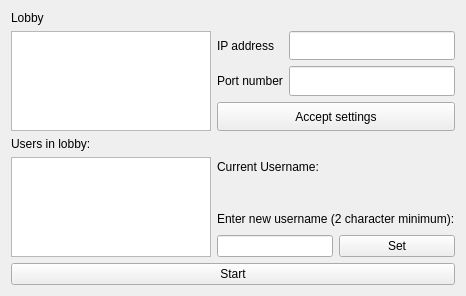
<?xml version="1.0" encoding="UTF-8"?>
<ui version="4.0">
 <class>form_lobby</class>
 <widget class="QWidget" name="form_lobby">
  <property name="enabled">
   <bool>true</bool>
  </property>
  <property name="geometry">
   <rect>
    <x>0</x>
    <y>0</y>
    <width>438</width>
    <height>295</height>
   </rect>
  </property>
  <property name="sizePolicy">
   <sizepolicy hsizetype="Preferred" vsizetype="Preferred">
    <horstretch>0</horstretch>
    <verstretch>0</verstretch>
   </sizepolicy>
  </property>
  <property name="windowTitle">
   <string>Form</string>
  </property>
  <layout class="QVBoxLayout" name="verticalLayout">
   <item>
    <widget class="QLabel" name="l_lobby">
     <property name="maximumSize">
      <size>
       <width>16777215</width>
       <height>50</height>
      </size>
     </property>
     <property name="text">
      <string>Lobby</string>
     </property>
    </widget>
   </item>
   <item>
    <layout class="QHBoxLayout" name="hl_info">
     <item>
      <widget class="QTextBrowser" name="tb_info">
       <property name="enabled">
        <bool>true</bool>
       </property>
       <property name="sizePolicy">
        <sizepolicy hsizetype="Fixed" vsizetype="Fixed">
         <horstretch>0</horstretch>
         <verstretch>0</verstretch>
        </sizepolicy>
       </property>
       <property name="maximumSize">
        <size>
         <width>200</width>
         <height>100</height>
        </size>
       </property>
      </widget>
     </item>
     <item>
      <layout class="QFormLayout" name="fl_networkinfo">
       <property name="fieldGrowthPolicy">
        <enum>QFormLayout::ExpandingFieldsGrow</enum>
       </property>
       <property name="rowWrapPolicy">
        <enum>QFormLayout::WrapLongRows</enum>
       </property>
       <property name="labelAlignment">
        <set>Qt::AlignLeading|Qt::AlignLeft|Qt::AlignVCenter</set>
       </property>
       <property name="formAlignment">
        <set>Qt::AlignLeading|Qt::AlignLeft|Qt::AlignVCenter</set>
       </property>
       <item row="0" column="0">
        <widget class="QLabel" name="l_IPAdress">
         <property name="sizePolicy">
          <sizepolicy hsizetype="Expanding" vsizetype="Expanding">
           <horstretch>0</horstretch>
           <verstretch>0</verstretch>
          </sizepolicy>
         </property>
         <property name="minimumSize">
          <size>
           <width>50</width>
           <height>20</height>
          </size>
         </property>
         <property name="text">
          <string>IP address</string>
         </property>
        </widget>
       </item>
       <item row="0" column="1">
        <widget class="QLineEdit" name="le_IPAddress">
         <property name="sizePolicy">
          <sizepolicy hsizetype="Expanding" vsizetype="Expanding">
           <horstretch>0</horstretch>
           <verstretch>0</verstretch>
          </sizepolicy>
         </property>
         <property name="minimumSize">
          <size>
           <width>50</width>
           <height>20</height>
          </size>
         </property>
        </widget>
       </item>
       <item row="1" column="0">
        <widget class="QLabel" name="l_portNumber">
         <property name="sizePolicy">
          <sizepolicy hsizetype="Expanding" vsizetype="Expanding">
           <horstretch>0</horstretch>
           <verstretch>0</verstretch>
          </sizepolicy>
         </property>
         <property name="minimumSize">
          <size>
           <width>50</width>
           <height>20</height>
          </size>
         </property>
         <property name="text">
          <string>Port number</string>
         </property>
        </widget>
       </item>
       <item row="1" column="1">
        <widget class="QLineEdit" name="le_portNumber">
         <property name="sizePolicy">
          <sizepolicy hsizetype="Expanding" vsizetype="Expanding">
           <horstretch>0</horstretch>
           <verstretch>0</verstretch>
          </sizepolicy>
         </property>
         <property name="minimumSize">
          <size>
           <width>50</width>
           <height>20</height>
          </size>
         </property>
        </widget>
       </item>
       <item row="2" column="0" colspan="2">
        <widget class="QPushButton" name="pb_accept">
         <property name="sizePolicy">
          <sizepolicy hsizetype="Expanding" vsizetype="Expanding">
           <horstretch>0</horstretch>
           <verstretch>0</verstretch>
          </sizepolicy>
         </property>
         <property name="minimumSize">
          <size>
           <width>50</width>
           <height>20</height>
          </size>
         </property>
         <property name="text">
          <string>Accept settings</string>
         </property>
        </widget>
       </item>
      </layout>
     </item>
    </layout>
   </item>
   <item>
    <layout class="QGridLayout" name="gl_users">
     <item row="0" column="0">
      <widget class="QLabel" name="l_currentUsers">
       <property name="text">
        <string>Users in lobby:</string>
       </property>
      </widget>
     </item>
     <item row="3" column="1">
      <widget class="QLabel" name="l_currentUserName">
       <property name="text">
        <string/>
       </property>
      </widget>
     </item>
     <item row="4" column="1">
      <widget class="QLabel" name="l_userNameHint">
       <property name="text">
        <string>Enter new username (2 character minimum):</string>
       </property>
      </widget>
     </item>
     <item row="2" column="1">
      <widget class="QLabel" name="l_enterUserName">
       <property name="text">
        <string>Current Username:</string>
       </property>
      </widget>
     </item>
     <item row="5" column="1">
      <layout class="QHBoxLayout" name="hl_enterUserName">
       <item>
        <widget class="QLineEdit" name="le_enterUserName">
         <property name="sizePolicy">
          <sizepolicy hsizetype="Expanding" vsizetype="Maximum">
           <horstretch>0</horstretch>
           <verstretch>0</verstretch>
          </sizepolicy>
         </property>
        </widget>
       </item>
       <item>
        <widget class="QPushButton" name="pb_changeUserName">
         <property name="sizePolicy">
          <sizepolicy hsizetype="Expanding" vsizetype="Maximum">
           <horstretch>0</horstretch>
           <verstretch>0</verstretch>
          </sizepolicy>
         </property>
         <property name="text">
          <string>Set</string>
         </property>
        </widget>
       </item>
      </layout>
     </item>
     <item row="2" column="0" rowspan="4">
      <widget class="QTextBrowser" name="tb_currentUsers">
       <property name="sizePolicy">
        <sizepolicy hsizetype="Preferred" vsizetype="Preferred">
         <horstretch>0</horstretch>
         <verstretch>0</verstretch>
        </sizepolicy>
       </property>
       <property name="minimumSize">
        <size>
         <width>200</width>
         <height>100</height>
        </size>
       </property>
       <property name="maximumSize">
        <size>
         <width>200</width>
         <height>16777215</height>
        </size>
       </property>
      </widget>
     </item>
    </layout>
   </item>
   <item>
    <widget class="QPushButton" name="pb_start">
     <property name="text">
      <string>Start</string>
     </property>
    </widget>
   </item>
  </layout>
 </widget>
 <resources/>
 <connections/>
</ui>
